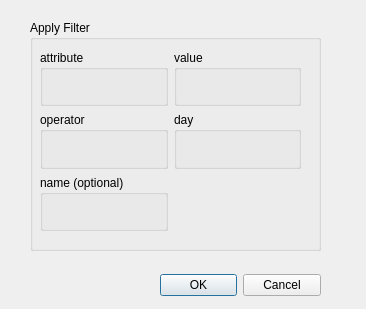
<?xml version="1.0" encoding="UTF-8"?>
<ui version="4.0">
 <class>Dialog</class>
 <widget class="QDialog" name="Dialog">
  <property name="geometry">
   <rect>
    <x>0</x>
    <y>0</y>
    <width>366</width>
    <height>309</height>
   </rect>
  </property>
  <property name="maximumSize">
   <size>
    <width>16777215</width>
    <height>16777215</height>
   </size>
  </property>
  <property name="windowTitle">
   <string>Dialog</string>
  </property>
  <widget class="QDialogButtonBox" name="buttonBox">
   <property name="geometry">
    <rect>
     <x>160</x>
     <y>260</y>
     <width>161</width>
     <height>51</height>
    </rect>
   </property>
   <property name="orientation">
    <enum>Qt::Horizontal</enum>
   </property>
   <property name="standardButtons">
    <set>QDialogButtonBox::Cancel|QDialogButtonBox::Ok</set>
   </property>
  </widget>
  <widget class="QGroupBox" name="groupBox">
   <property name="geometry">
    <rect>
     <x>30</x>
     <y>20</y>
     <width>291</width>
     <height>231</height>
    </rect>
   </property>
   <property name="title">
    <string>Apply Filter</string>
   </property>
   <widget class="QWidget" name="gridLayoutWidget">
    <property name="geometry">
     <rect>
      <x>10</x>
      <y>30</y>
      <width>261</width>
      <height>181</height>
     </rect>
    </property>
    <layout class="QGridLayout" name="gridLayout" rowstretch="0,0,0,0">
     <property name="sizeConstraint">
      <enum>QLayout::SetMinimumSize</enum>
     </property>
     <item row="1" column="0">
      <widget class="QGroupBox" name="groupBox_3">
       <property name="maximumSize">
        <size>
         <width>16777215</width>
         <height>75</height>
        </size>
       </property>
       <property name="title">
        <string>attribute</string>
       </property>
      </widget>
     </item>
     <item row="2" column="1">
      <widget class="QGroupBox" name="groupBox_7">
       <property name="maximumSize">
        <size>
         <width>16777215</width>
         <height>75</height>
        </size>
       </property>
       <property name="title">
        <string>day</string>
       </property>
       <property name="alignment">
        <set>Qt::AlignLeading|Qt::AlignLeft|Qt::AlignTop</set>
       </property>
      </widget>
     </item>
     <item row="2" column="0">
      <widget class="QGroupBox" name="groupBox_2">
       <property name="maximumSize">
        <size>
         <width>16777215</width>
         <height>75</height>
        </size>
       </property>
       <property name="title">
        <string>operator</string>
       </property>
       <property name="alignment">
        <set>Qt::AlignLeading|Qt::AlignLeft|Qt::AlignTop</set>
       </property>
      </widget>
     </item>
     <item row="3" column="0">
      <widget class="QGroupBox" name="groupBox_4">
       <property name="maximumSize">
        <size>
         <width>16777215</width>
         <height>75</height>
        </size>
       </property>
       <property name="title">
        <string>name (optional)</string>
       </property>
      </widget>
     </item>
     <item row="1" column="1">
      <widget class="QGroupBox" name="groupBox_6">
       <property name="maximumSize">
        <size>
         <width>16777215</width>
         <height>75</height>
        </size>
       </property>
       <property name="title">
        <string>value</string>
       </property>
      </widget>
     </item>
    </layout>
   </widget>
  </widget>
 </widget>
 <resources/>
 <connections>
  <connection>
   <sender>buttonBox</sender>
   <signal>accepted()</signal>
   <receiver>Dialog</receiver>
   <slot>accept()</slot>
   <hints>
    <hint type="sourcelabel">
     <x>248</x>
     <y>254</y>
    </hint>
    <hint type="destinationlabel">
     <x>157</x>
     <y>274</y>
    </hint>
   </hints>
  </connection>
  <connection>
   <sender>buttonBox</sender>
   <signal>rejected()</signal>
   <receiver>Dialog</receiver>
   <slot>reject()</slot>
   <hints>
    <hint type="sourcelabel">
     <x>316</x>
     <y>260</y>
    </hint>
    <hint type="destinationlabel">
     <x>286</x>
     <y>274</y>
    </hint>
   </hints>
  </connection>
 </connections>
</ui>
